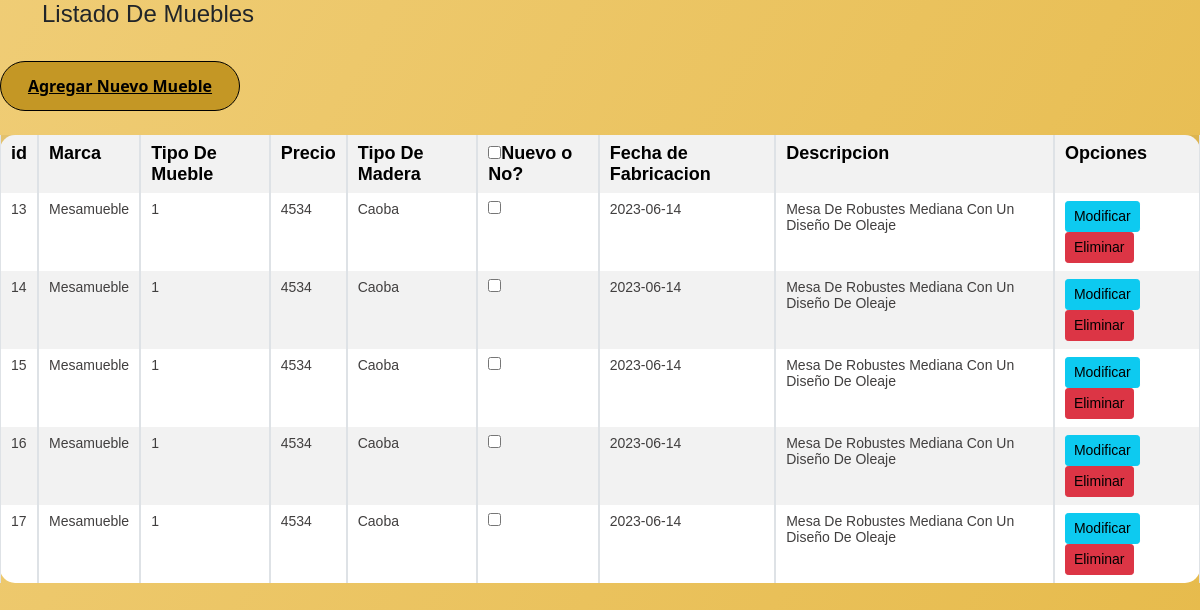
/listarProductos/, run on an earlier commit of the app's database.
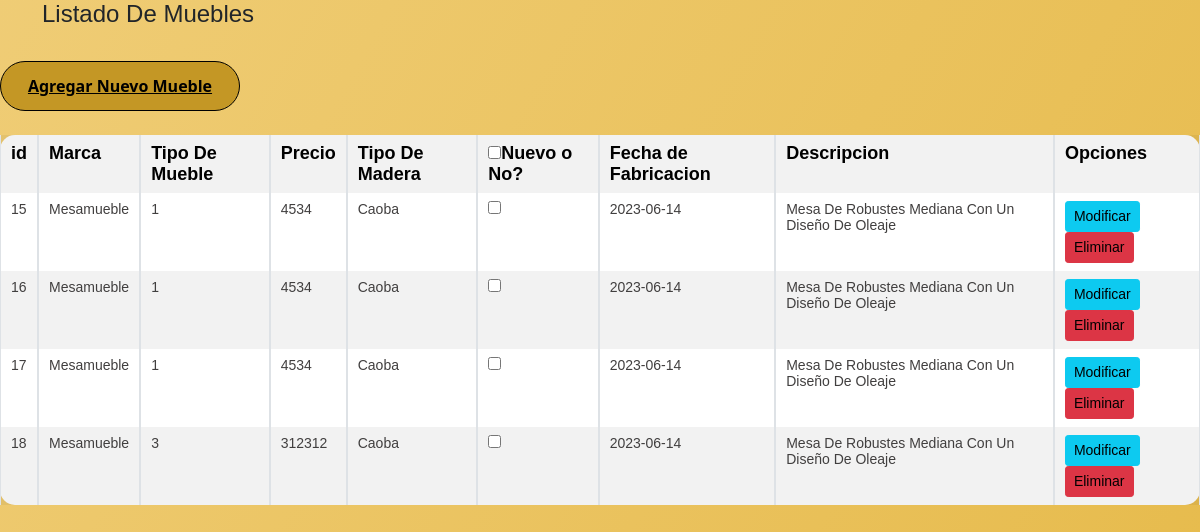
And on a later commit of the database.
### MueblesM/models.py (models this page shows, shortened)
class Mueble(models.Model):
    marca = models.CharField(max_length=50)
    tipo_mueble = models.IntegerField(choices=opciones_muebles)
    precio = models.IntegerField()
    tipo_madera = models.CharField(max_length=50)
    nuevo = models.BooleanField()
    fecha_fabricacion = models.DateField()
    descripcion = models.ForeignKey(Descripcion, on_delete=models.PROTECT)

class Descripcion(models.Model):
    descripcion = models.TextField()
    def __str__(self):
        return self.descripcion

### MueblesM/views.py (the view)
# urls.py: path('listarProductos/',listarProductos, name="listarProductos"),
def listarProductos(request):
    productos = Mueble.objects.all()
    data = {
        'productos': productos
    }
    return render(request, 'MueblesM/muebles/listar.html',data)

### MueblesM/templates/MueblesM/muebles/listar.html (shortened to what this page needs)
{% load static %}
<link rel="stylesheet" type="text/css" href="https://cdn.jsdelivr.net/npm/bootstrap@5.0.2/dist/css/bootstrap.min.css"/>
<link rel = "stylesheet" type = "text/css" href = "https://cdn.datatables.net/1.12.0/css/jquery.dataTables.min.css"/>
<head>
<div class="container">
    <div class="row">
       <h4>Listado De Muebles</h4>
    </div>
   </div>
   <br>
</head>
<div class="col-md-12">
    <button type="btn" class="btn btn-primary"><a href="/agregarProducto/">Agregar Nuevo Mueble</a></button>
    <br>
    <br>
{% block contenido %}
<div class="col-md-12">
    <div class="table-responsive">
        <table id="bootstrapdatatable" class="table table-striped table-bordered" width="100%">
            <tr>
                <th>id</th>
                <th>Marca</th>
                <th>Tipo De Mueble</th>
                <th>Precio</th>
                <th>Tipo De Madera</th>
               <th><input type="checkbox" id="checkall" />Nuevo o No?</th>
                <th>Fecha de Fabricacion</th>
                <th>Descripcion</th>
                <th>Opciones</th>
            </tr>
            {% for p in productos %}
            <tr>
                <td>{{ p.id | title }}</td>
                <td>{{ p.marca | title }}</td>
                <td>{{ p.tipo_mueble | title }}</td>
                <td>{{ p.precio | title }}</td>
                <td>{{ p.tipo_madera | title }}</td>
                 <td><input type="checkbox" class="checkthis" /></td>
                <td>{{ p.fecha_fabricacion | title }}</td>
                <td>{{ p.descripcion | title }}</td>
                <td>
                    <a href="{% url 'modificarProductos' p.id %}" class="btn btn-info btn-sm" >Modificar</a>
                    <a href="{% url 'eliminarProductos' p.id %}" class="btn btn-danger btn-sm" >Eliminar</a>
                </td>
            </tr>
            {% endfor %}
        </table>
    </div>
</div>
{% endblock %}

What changed in the data, as far as the page shows it:
removed Mueble: id "13", marca "Mesamueble", tipo_mueble "1", precio "4534", tipo_madera "Caoba", fecha_fabricacion "2023-06-14", descripcion "Mesa De Robustes Mediana Con Un Diseño De Oleaje"
removed Mueble: id "14", marca "Mesamueble", tipo_mueble "1", precio "4534", tipo_madera "Caoba", fecha_fabricacion "2023-06-14", descripcion "Mesa De Robustes Mediana Con Un Diseño De Oleaje"
added Mueble: id "18", marca "Mesamueble", tipo_mueble "3", precio "312312", tipo_madera "Caoba", fecha_fabricacion "2023-06-14", descripcion "Mesa De Robustes Mediana Con Un Diseño De Oleaje"
